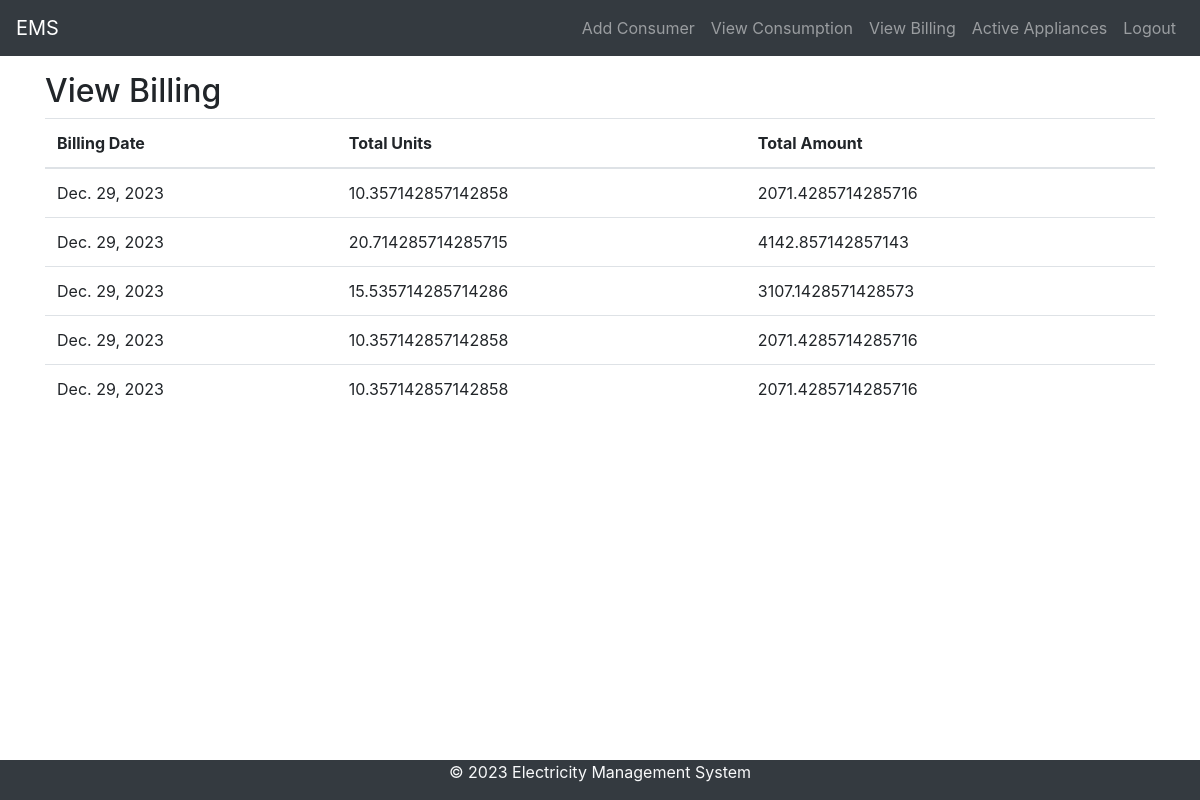
/electricity_management/view_billing/ (signed in), run on the app's committed database.
### electricity_management/models.py (models this page shows, shortened)
class Billing(models.Model):
    consumer = models.ForeignKey(Consumer, on_delete=models.CASCADE)
    billing_date = models.DateField()
    total_units = models.FloatField()
    total_amount = models.FloatField()

### electricity_management/views.py (the view)
# urls.py: path('view_billing/', views.view_billing, name='view_billing'),
@login_required
def view_billing(request):
    user = request.user
    try:
        consumers = user.consumer_set.all()  # Reverse relation for ForeignKey
        billings = Billing.objects.filter(consumer__in=consumers).order_by('-billing_date')
    except Consumer.DoesNotExist:
        consumers = None
        billings = []
    return render(request, 'electricity_management/view_billing.html', {'consumers': consumers, 'billings': billings})

### templates/electricity_management/view_billing.html (shortened to what this page needs)
{% extends 'base.html' %}
{% block content %}
  <h2>View Billing</h2>
  {% if billings %}
    <table class="table">
      <thead>
        <tr>
          <th scope="col">Billing Date</th>
          <th scope="col">Total Units</th>
          <th scope="col">Total Amount</th>
        </tr>
      </thead>
      <tbody>
        {% for billing in billings %}
          <tr>
            <td>{{ billing.billing_date }}</td>
            <td>{{ billing.total_units }}</td>
            <td>{{ billing.total_amount }}</td>
          </tr>
        {% endfor %}
      </tbody>
    </table>
  {% else %}
    <p>No billing records available.</p>
  {% endif %}
{% endblock %}

### templates/base.html (style rules this page uses)
body { display: flex; flex-direction: column; min-height: 100vh; }

### data on the page
Billing: billing_date "Dec. 29, 2023", total_units "10.357142857142858", total_amount "2071.4285714285716"
Billing: billing_date "Dec. 29, 2023", total_units "20.714285714285715", total_amount "4142.857142857143"
Billing: billing_date "Dec. 29, 2023", total_units "15.535714285714286", total_amount "3107.1428571428573"
Billing: billing_date "Dec. 29, 2023", total_units "10.357142857142858", total_amount "2071.4285714285716"
Billing: billing_date "Dec. 29, 2023", total_units "10.357142857142858", total_amount "2071.4285714285716"
